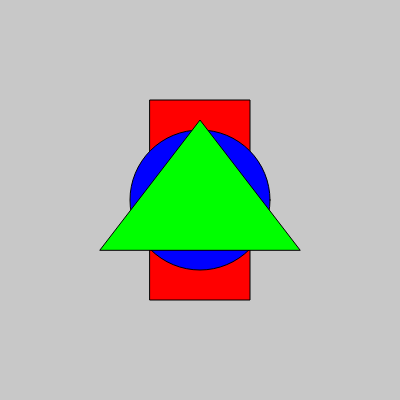
Frame 1 (no input)
Frame 60 (no input): identical to frame 1, image omitted
Frame 120 (the mouse pressed at the canvas centre since frame 60): identical to frame 1, image omitted

The p5.js sketch that drew this single still picture (run headless with seeded random() and noise() and a simulated clock; from frame 60 on, the mouse is pressed at the canvas centre):

// p5.js sketch
// ── sketch.js
function setup() {
  createCanvas(400, 400);
}

function draw() {
  background(200);
  
  fill(255,0,0);
  rect(150,100,100,200);
  
  fill(0,0,255);
  ellipse(200,200,140);
  
  fill(0,255,0);
  triangle(100,250,200,120,300,250);
  
}
